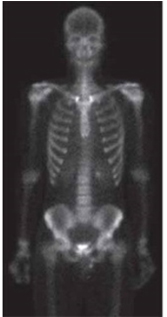
%> input picture chad/ImgSkeleton.jpg, 167 x 317 px
$ octave img2.m   (GNU Octave 9; MATLAB toolbox functions it lacks are replaced by stand-ins)
%> lines starting %> are read from the running program, lines starting %| are printed output that depends on the picture
% Creates negative of image && union of original image with constant
% grayscale plane.

im = imread("ImgSkeleton.jpg"); % hard-coded filename by teacher request
%> im is the input picture: size 317x167x3 uint8; mean R, G, B 66.4, 63.8, 65.3
gray_im = rgb2gray(im); % original image is RGB-encoded grayscale; convert
neg_im = 255 - gray_im;
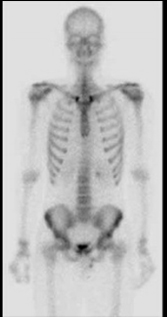
%> neg_im: size 317x167 uint8; min 0, max 239, mean 190.3

% Creates union of original image with grayscale plane at 127
union_im = max(gray_im, 127);
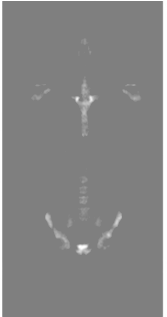
%> union_im: size 317x167 uint8; min 127, max 255, mean 133.1

clf;
subplot(1,3,1)
imshow(gray_im)
colormap(gray(256))
title("Original image")
subplot(1,3,2)
imshow(neg_im)
colormap(gray(256))
title("Negative image")
subplot(1,3,3)
imshow(union_im)
colormap(gray(256))
title("Union image")
